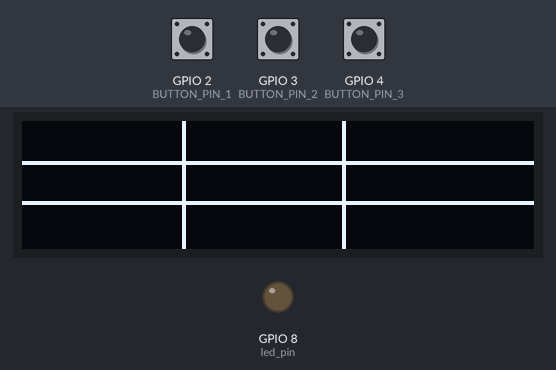
This sketch was run on a simulated ESP32-C3. On the bench: 128×32 one-colour display, output pins drawn as LEDs (lit = HIGH). The test bench sets the inputs (shaded band); at power-on: GPIO 2 (BUTTON_PIN_1) HIGH, GPIO 3 (BUTTON_PIN_2) HIGH, GPIO 4 (BUTTON_PIN_3) HIGH.

Above: at 2.2 s.
2.3 s: GPIO 2 (BUTTON_PIN_1) pulled LOW for 3.2 s
At 6.3 s:
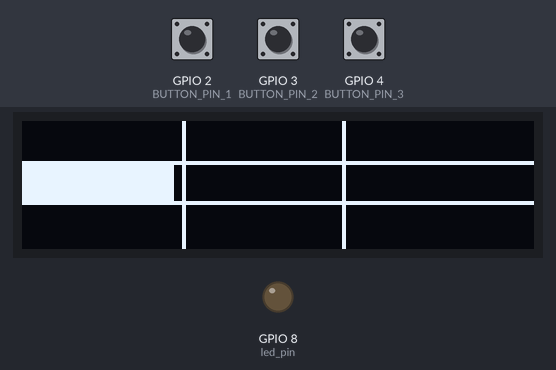
7.0 s: GPIO 3 (BUTTON_PIN_2) pulled LOW for 0.15 s
At 8.7 s:
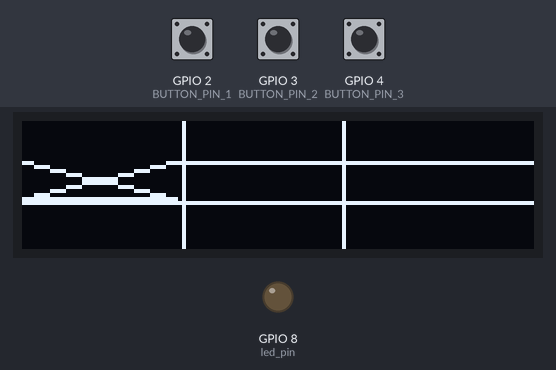
9.0 s: GPIO 3 (BUTTON_PIN_2) pulled LOW for 1 s
At 10.3 s:
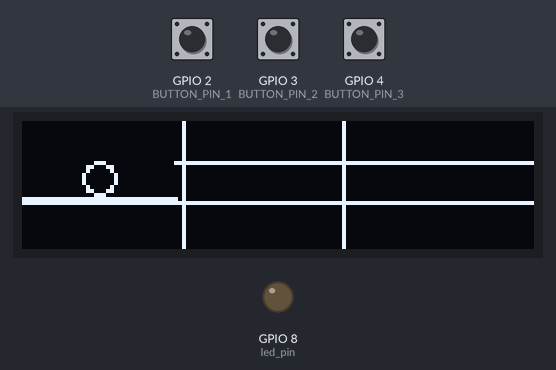
11.5 s: GPIO 4 (BUTTON_PIN_3) pulled LOW for 0.15 s
At 12.6 s:
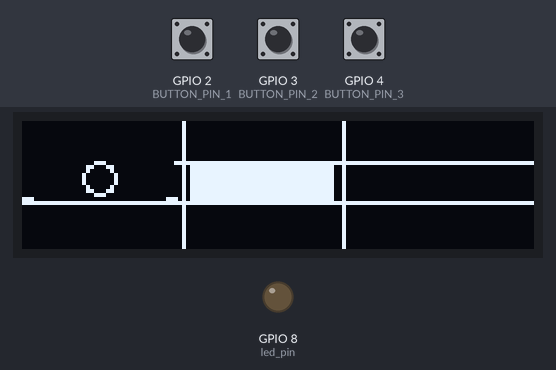
13.5 s: GPIO 2 (BUTTON_PIN_1) pulled LOW for 0.15 s
At 15.2 s:
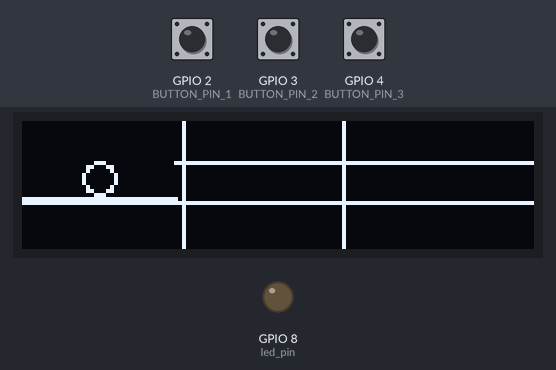
15.5 s: GPIO 4 (BUTTON_PIN_3) pulled LOW for 1 s
At 17.2 s:
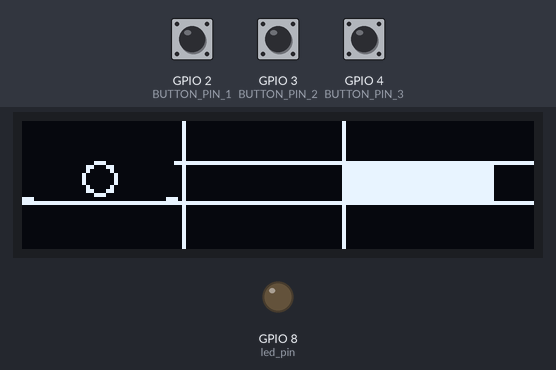
Timing chart, 0 to 18.7 s (numbered marks = the images above; inputs shaded):
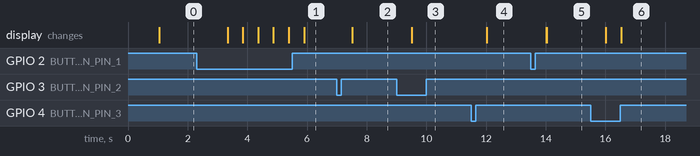

The sketch:

jogo_da_velha_esp32c3.ino
```cpp
#include <Wire.h>
#include <Adafruit_GFX.h>
#include <Adafruit_SSD1306.h>
#include <stdbool.h>

#define SCREEN_WIDTH 128
#define SCREEN_HEIGHT 32

#define OLED_RESET -1
#define SCREEN_ADDRESS 0x3C

#define SDA_PIN 6
#define SCL_PIN 7

#define led_pin 8

const int BUTTON_PIN_1 = 2;
const int BUTTON_PIN_2 = 3;
const int BUTTON_PIN_3 = 4;

int button1 = HIGH;
int button2 = HIGH;
int button3 = HIGH;

int Xx = 0;
int Xy = 0;

bool game;
int jogador1[9] = {0}; // Aumentado para 9 para cobrir todas as posições
int jogador2[9] = {0};
int ganho_game[8][3]{
  {1,2,3},
  {4,5,6},
  {7,8,9},
  {1,5,9},
  {3,5,7},
  {1,4,7},
  {2,5,8},
  {3,6,9}
};

int jogador1_index = 0, jogador2_index = 0;
int vez = 1;

Adafruit_SSD1306 display(SCREEN_WIDTH, SCREEN_HEIGHT, &Wire, OLED_RESET);

void print_text(char text[100], int X, int Y){

  display.clearDisplay();
  display.setTextColor(WHITE);
  display.setTextSize(1);
  display.setCursor(X,Y);
  display.print(text);
  display.display();
  delay(1000);
}

bool ganhador(int jogador[], int tamanho){
  int pontos = 0;

  for(int ganhos = 0; ganhos < 8; ganhos++){
    for(int ganho = 0; ganho < 3; ganho++){
      for(int jogada = 0; jogada < tamanho; jogada++){
        if(ganho_game[ganhos][ganho] == jogador[jogada]){
          pontos++;
        }
      }
    }

    if (pontos == 3){
      return true;
    }
    pontos = 0;
  }

  return false;
}

void desenho(int box, int vez){
  int x = (box - 1) % 3 * 40;
  int y = (box - 1) / 3 * 10;

  display.fillRect(x, y, 38, 9, BLACK);

  if (vez == 1){
    display.drawLine(x, y, x + 38, y + 9, WHITE);
    display.drawLine(x, y + 9, x + 38, y, WHITE);
  } else {
    display.drawCircle(x + 19, y + 4, 4, WHITE);
  }
}

void size (int box){

  switch (box){
    case 1://corrigir base 0 e 1
      display.fillRect(42, 0, 36, 9, BLACK);
      display.fillRect(82, 22, 40, 12, BLACK);
      display.fillRect(0, 0, 38, 9, WHITE);
      break;
    case 2:
      display.fillRect(80, 0, 38, 9, BLACK);
      display.fillRect(0, 0, 38, 9, BLACK);
      display.fillRect(42, 0, 36, 9, WHITE);
      break;
    case 3:
      display.fillRect(0, 11, 38, 9,BLACK);
      display.fillRect(42, 0, 36, 9, BLACK);
      display.fillRect(80, 0, 38, 9, WHITE);
      break;
    case 4:
      display.fillRect(42, 11, 36, 9, BLACK);
      display.fillRect(80, 0, 38, 9, BLACK);
      display.fillRect(0, 11, 38, 9, WHITE);
      break;
    case 5:
      display.fillRect(0, 11, 38, 9,BLACK);
      display.fillRect(80, 11, 38, 9, BLACK);
      display.fillRect(42, 11, 36, 9, WHITE);
      break;
    case 6:
      display.fillRect(0, 22, 38, 9, BLACK);
      display.fillRect(42, 11, 36, 9, BLACK);
      display.fillRect(80, 11, 38, 9, WHITE);
      break;
    case 7:
      display.fillRect(80, 11, 38, 9, BLACK);
      display.fillRect(42, 22, 36, 9, BLACK);
      display.fillRect(0, 22, 38, 9, WHITE);
      break;
    case 8:
      display.fillRect(82, 22, 40, 12, BLACK);
      display.fillRect(0, 22, 38, 9, BLACK);
      display.fillRect(42, 22, 36, 9, WHITE);
      break;
    case 9:
      display.fillRect(42, 22, 36, 9, BLACK);
      display.fillRect(82, 22, 40, 12, WHITE);
      break;
  }
}

void setup() {
  Wire.begin(SDA_PIN, SCL_PIN);

  pinMode(BUTTON_PIN_1, INPUT_PULLUP);
  pinMode(BUTTON_PIN_2, INPUT_PULLUP);
  pinMode(BUTTON_PIN_3, INPUT_PULLUP);
  pinMode(led_pin, OUTPUT);

  if (!display.begin(SSD1306_SWITCHCAPVCC, SCREEN_ADDRESS)) {
    Serial.println(F("SSD1306 allocation failed"));
    for (;;);
  }

  print_text("Jogo da velha", 40, 10);

}

void loop() {
  int box = 1;
  game = true;

  display.clearDisplay();

  while(game){
    button1 = digitalRead(BUTTON_PIN_1);
    button2 = digitalRead(BUTTON_PIN_2);
    button3 = digitalRead(BUTTON_PIN_3);

    display.drawFastVLine(40, 0, 32, WHITE);
    display.drawFastVLine(80, 0, 32, WHITE);
    display.drawFastHLine(0, 10, 128, WHITE);
    display.drawFastHLine(0, 20, 128, WHITE);

    if (button1 == LOW){
      if (box > 0 ){
        box--;
        size(box);
      }
      else{
        box = 9;
        size(box);
      }

      delay(500);
    }

    if (button3 == LOW){
      if (box < 9){
        box++;
        size(box);
      }
      else{
        box = 1;
        size(box);
      }
      delay(500);
    }

    if (button2 == LOW){
      if (vez == 1 && jogador1[box - 1] == 0){
        jogador1[box - 1] = box;
        jogador1_index++;
        vez = 0;

        if (ganhador(jogador1, 9)){
          display.clearDisplay();
          display.setCursor(25,10);
          display.print("Jogador 1 ganhou!");
          display.display();
          delay(2000);
          game = false;
        }
      } else if (vez == 0 && jogador2[box - 1] == 0){
        jogador2[box - 1] = box;
        jogador2_index++;
        vez = 1;

        if (ganhador(jogador2, 9)){
          display.clearDisplay();
          display.setCursor(25,10);
          display.print("Jogador 2 ganhou!");
          display.display();

          delay(2000);
          game = false;
        }
      }
      delay(500);
    }

    for (int i = 0; i < 9; i++){
      if (jogador1[i] != 0) desenho(jogador1[i], 1);
      if (jogador2[i] != 0) desenho(jogador2[i], 0);
    }

    display.display();
  }

  // Reinicia o jogo
  memset(jogador1, 0, sizeof(jogador1));
  memset(jogador2, 0, sizeof(jogador2));
  jogador1_index = 0;
  jogador2_index = 0;
  vez = 1;
}
```

Measured:
- after the input at 2.3 s, the display: first changes after 1.0 s (image 1 shows a later state)
- after the input at 7.0 s, the display: changes after 0.52 s (image 2)
- after the input at 9.0 s, the display: changes after 0.52 s (image 3)
- after the input at 11.5 s, the display: first changes after 0.52 s (image 4 shows a later state)
- after the input at 13.5 s, the display: first changes after 0.52 s (image 5 shows a later state)
- after the input at 15.5 s, the display: first changes after 0.52 s (image 6 shows a later state)
